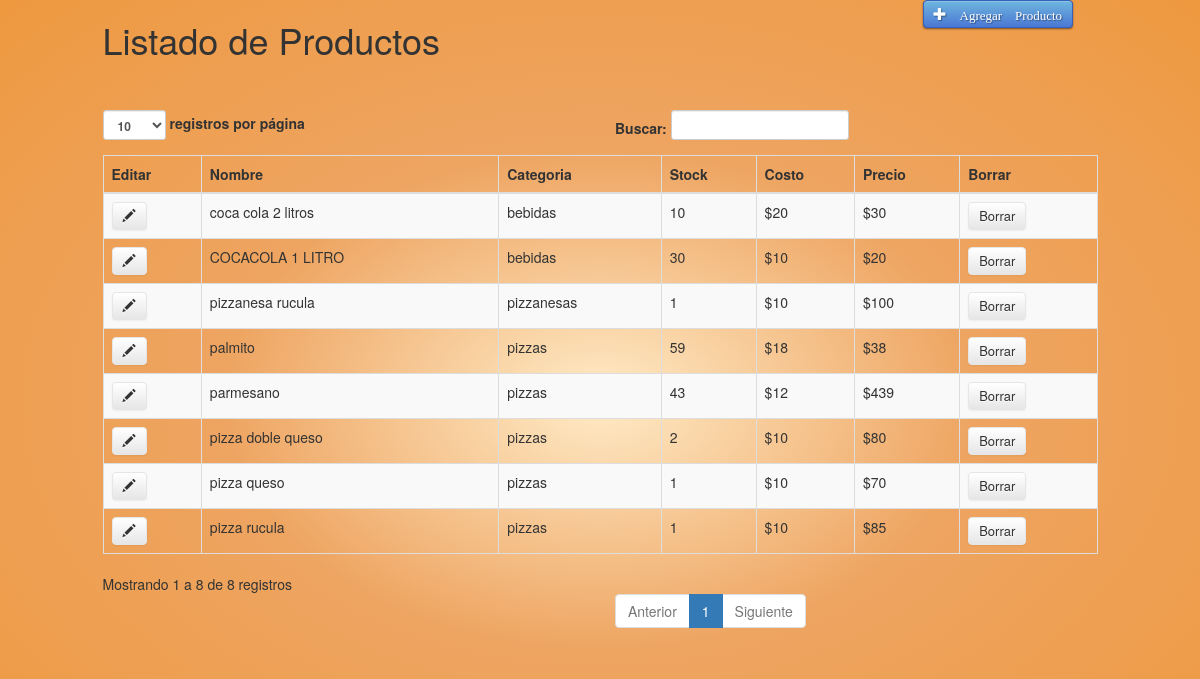
Before: /php/abmProductos.php (signed in) with the older database file.
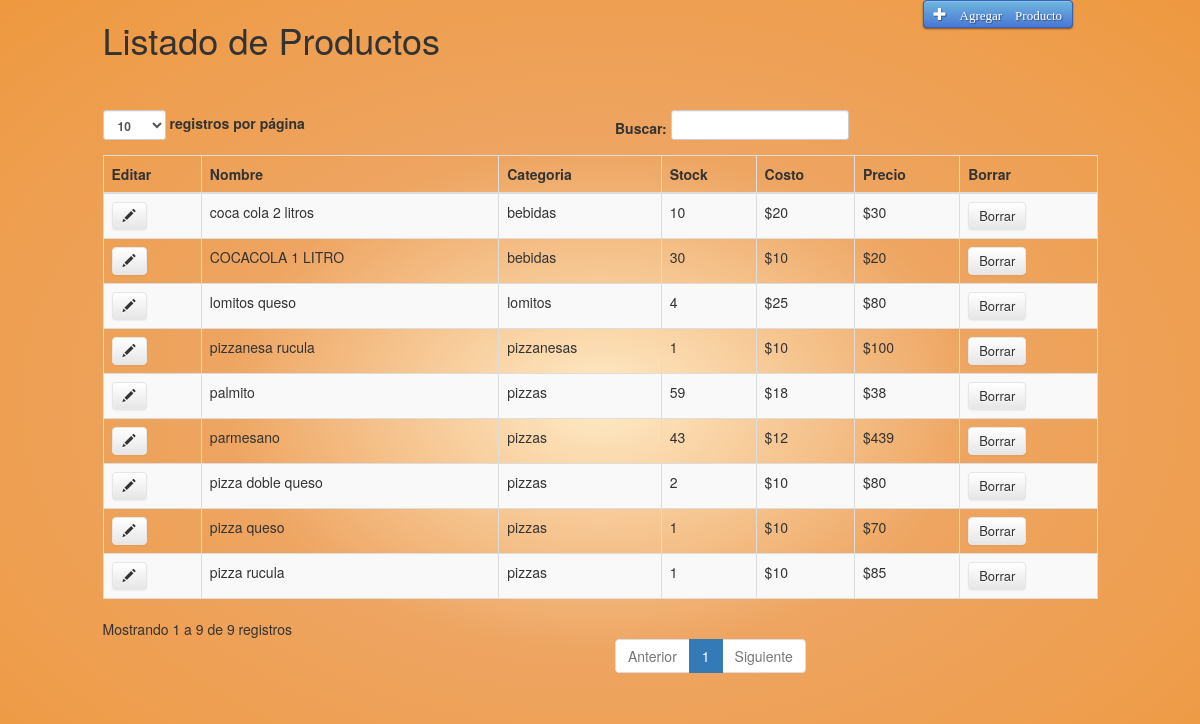
After: the same page with the newer database file.
### tables this page shows
CREATE TABLE IF NOT EXISTS `productos` (
  `nombreCategoria` varchar(45) NOT NULL,
  `nombreProducto` varchar(45) NOT NULL,
  `stock` int(11) DEFAULT NULL,
  `imagen` varchar(100) DEFAULT NULL,
  `costo` float DEFAULT NULL,
  `precio` float NOT NULL,
  `usuarios_username` varchar(45) NOT NULL,
  PRIMARY KEY (`nombreCategoria`,`usuarios_username`,`nombreProducto`),
  KEY `fk_productos_categorias1_idx` (`nombreCategoria`),
  KEY `fk_productos_usuarios1_idx` (`usuarios_username`),
  KEY `nombreProducto_UNIQUE` (`nombreProducto`)
);

### php/busquedaProductos.php (called while the page is built)
<?php
include("conexion.php");
$sql = "SELECT * FROM productos where usuarios_username='" . $_SESSION['usuario'] . "'";
$rs = mysqli_query($db, $sql);

### php/abmProductos.php (the view, shortened to what this page needs)
<?php
include("cabecera.php");
?>
<body class="fondo">
<div id="container">
    <div class="row">
        <div class="col-md-8 col-md-offset-1">
            <h1>Listado de Productos</h1>
        </div>
        <div class="col-md-2">
            <button type="button" class="btn btn-primary" onClick="crear()">
                <span class="glyphicon glyphicon-plus" aria-hidden="true"> Agregar Producto
            </button>
        </div>
    </div>
    <br/><br/>
    <div class="row">
        <div class="col-md-10 col-md-offset-1">
            <table class="table table-striped table-bordered table-hover" id="dataTables-addControls">
                <thead>
                <tr>
                    <th>Editar</th>
                    <th>Nombre</th>
                    <th>Categoria</th>
                    <th>Stock</th>
                    <th>Costo</th>
                    <th>Precio</th>
                    <th>Borrar</th>
                </tr>
                </thead>
                <tbody>
                <?php
                include("busquedaProductos.php");
                if ($rs) {
                    while ($r = mysqli_fetch_array($rs)) {
                        ?>
                        <tr>
                            <td>
                                <button type="button" class="btn btn-warning"
                                        onClick="editar('<?php echo $r["nombreProducto"] ?>')">
                                    <span class="glyphicon glyphicon-pencil" aria-hidden="true"></button>
                            </td>
                            <td><?php echo $r["nombreProducto"]; ?></td>
                            <td><?php echo $r["nombreCategoria"]; ?></td>
                            <td><?php echo $r["stock"]; ?></td>
                            <td><?php echo "$" . $r["costo"]; ?></td>
                            <td><?php echo "$" .$r["precio"]; ?></td>
                            <td>
                                <button type="button" class="btn btn-danger"
                                        onClick="borrar('<?php echo $r["nombreProducto"] ?>')" >
                                    Borrar
                                </button>
                            </td>
                        </tr>
                        <?php
                    }
                }
                ?>
                </tbody>
            </table>
        </div>
    </div>
</div>
</body>

Changed rows visible on the page:
added productos: nombreProducto "lomitos queso", nombreCategoria "lomitos", stock "4", costo "25", precio "80"
Other visible differences:
text written by a page script: "registros por página Buscar: Mostrando 1 a 8 de 8 registros Anterior 1 Siguiente" → "registros por página Buscar: Mostrando 1 a 9 de 9 registros Anterior 1 Siguiente"
